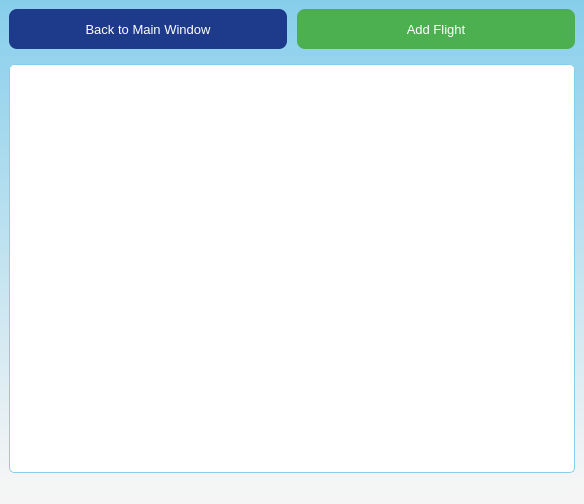
<?xml version="1.0" encoding="UTF-8"?>
<ui version="4.0">
 <class>flightsWindow</class>
 <widget class="QMainWindow" name="flightsWindow">
  <property name="geometry">
   <rect>
    <x>0</x>
    <y>0</y>
    <width>584</width>
    <height>504</height>
   </rect>
  </property>
  <property name="windowTitle">
   <string>Flight Management</string>
  </property>
  <property name="styleSheet">
   <string>background: qlineargradient(x1:0, y1:0, x2:0, y2:1, stop:0 #87CEEB, stop:1 #F5F5F5);
           background-image: url('https://www.transparentpng.com/thumb/plane/transparent-airplane-png-image-2.png');
           background-repeat: no-repeat;
           background-position: center 20%;
           background-size: 150px;</string>
  </property>
  <widget class="QWidget" name="centralwidget">
   <layout class="QVBoxLayout" name="mainLayout">
    <property name="spacing">
     <number>15</number>
    </property>
    <item>
     <layout class="QHBoxLayout" name="buttonLayout">
      <property name="spacing">
       <number>10</number>
      </property>
      <item>
       <widget class="QPushButton" name="backBtn">
        <property name="minimumSize">
         <size>
          <width>150</width>
          <height>40</height>
         </size>
        </property>
        <property name="font">
         <font>
          <pointsize>10</pointsize>
         </font>
        </property>
        <property name="styleSheet">
         <string>background-color: #1E3A8A; color: white; border-radius: 8px; padding: 5px;</string>
        </property>
        <property name="text">
         <string>Back to Main Window</string>
        </property>
       </widget>
      </item>
      <item>
       <widget class="QPushButton" name="AddFlight">
        <property name="minimumSize">
         <size>
          <width>150</width>
          <height>40</height>
         </size>
        </property>
        <property name="font">
         <font>
          <pointsize>10</pointsize>
         </font>
        </property>
        <property name="styleSheet">
         <string>background-color: #4CAF50; color: white; border-radius: 8px; padding: 5px;</string>
        </property>
        <property name="text">
         <string>Add Flight</string>
        </property>
       </widget>
      </item>
     </layout>
    </item>
    <item>
     <widget class="QTableView" name="tableView">
      <property name="sizePolicy">
       <sizepolicy hsizetype="Expanding" vsizetype="Expanding">
        <horstretch>0</horstretch>
        <verstretch>0</verstretch>
       </sizepolicy>
      </property>
      <property name="styleSheet">
       <string>background-color: #FFFFFF; alternate-background-color: #F0F8FF; 
               gridline-color: #87CEEB; border: 1px solid #87CEEB; border-radius: 5px;</string>
      </property>
     </widget>
    </item>
   </layout>
  </widget>
  <widget class="QMenuBar" name="menubar">
   <property name="geometry">
    <rect>
     <x>0</x>
     <y>0</y>
     <width>584</width>
     <height>21</height>
    </rect>
   </property>
   <property name="styleSheet">
    <string>background: qlineargradient(x1:0, y1:0, x2:0, y2:1, stop:0 #87CEEB, stop:1 #1E3A8A); color: white;</string>
   </property>
  </widget>
  <widget class="QStatusBar" name="statusbar">
   <property name="styleSheet">
    <string>background-color: rgba(245, 245, 245, 0.8); color: #333333;</string>
   </property>
  </widget>
 </widget>
 <resources/>
 <connections/>
</ui>
